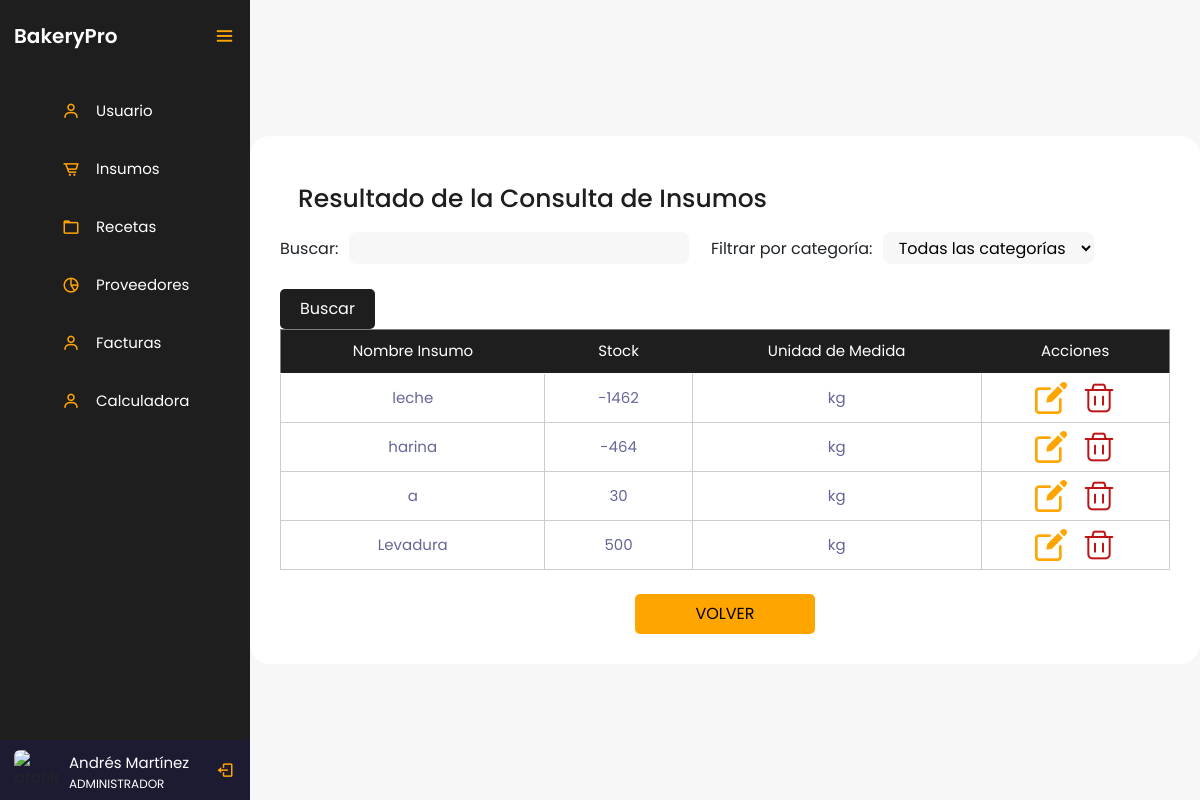
Screenshot of /controlador/Insumos/consultar.php (signed in) with the database file from the repository.
### tables this page shows
CREATE TABLE `tblusuario` (
  `IdUsuario` int(3) NOT NULL,
  `Nombres` varchar(20) NOT NULL,
  `Apellidos` varchar(20) NOT NULL,
  `IdRol` int(3) NOT NULL,
  `Cedula` decimal(10,0) NOT NULL,
  `Telefono` varchar(20) NOT NULL,
  `Password` varchar(10) NOT NULL
);

CREATE TABLE `tblroles` (
  `IdRol` int(3) NOT NULL,
  `Rol` varchar(20) NOT NULL
);

CREATE TABLE `tblinsumos` (
  `IdInsumo` int(3) NOT NULL,
  `NombreInsumo` varchar(30) NOT NULL,
  `Stock` decimal(5,0) NOT NULL,
  `IdUnidadMedida` int(3) NOT NULL,
  `IdCategoria` int(3) NOT NULL
);

CREATE TABLE `tblunidadesmedidas` (
  `IdUnidadMedida` int(3) NOT NULL,
  `medida` varchar(20) NOT NULL
);

### controlador/Insumos/consultar.php (the view, shortened to what this page needs)
<?php
    include '../../modelo/conexion.php';
    $cedula = $_SESSION['cedula'];
    $sql = "SELECT Nombres, Apellidos, Rol FROM tblusuario INNER JOIN tblroles ON tblusuario.IdRol = tblroles.IdRol WHERE Cedula = $cedula";
    $resultado = mysqli_query($conexion, $sql);
    if (mysqli_num_rows($resultado) > 0) {
        $fila = mysqli_fetch_assoc($resultado);
        $nombre = $fila["Nombres"] . " " . $fila["Apellidos"];
        $rol = $fila["Rol"];
    } else {
        $nombre = "Nombre de usuario";
        $rol = "Rol de usuario";
    }
?>
<!DOCTYPE html>
<html lang="en">
<head>
    <link href="https://cdn.jsdelivr.net/npm/bootstrap@5.3.3/dist/css/bootstrap.min.css" rel="stylesheet">
    <link href='https://unpkg.com/boxicons@2.0.7/css/boxicons.min.css' rel='stylesheet'>
    <link rel="stylesheet" href="../../vista/style/styles.css">
</head>
<body>
    <div class="sidebar open">
        <div class="logo-details">
            <a href="../../dashboard.php" class="logo_link">
                <span class="logo_name">BakeryPro</span>
            </a>
            <i class='bx bx-menu' id="btn" ></i>
        </div>
        <ul class="nav-list">
            <li>
                <a href="../../vista/html/usuarios.php">
                    <i class='bx bx-user' ></i>
                    <span class="links_name">Usuario</span>
                </a>
            </li>
            <li>
                <a href="../../vista/html/insumos.php">
                    <i class='bx bx-cart-alt' ></i>
                    <span class="links_name">Insumos</span>
                </a>
            </li>
            <li>
                <a href="../../vista/html/recetas.php">
                    <i class='bx bx-folder' ></i>
                    <span class="links_name">Recetas</span>
                </a>
            </li>
            <li>
                <a href="../../vista/html/proveedores.php">
                    <i class='bx bx-pie-chart-alt-2' ></i>
                    <span class="links_name">Proveedores</span>
                </a>
            </li>
            <li>
                <a href="../../vista/html/facturas.php">
                    <i class='bx bx-user' ></i>
                    <span class="links_name">Facturas</span>
                </a>
            </li>
            <li>
                <a href="../../vista/html/calculadora.php">
                    <i class='bx bx-user' ></i>
                    <span class="links_name">Calculadora</span>
                </a>
            </li>
            <li class="profile">
                <div class="profile-details">
                    <img src="profile.jpg" alt="profileImg">
                    <div class="name_job">
                        <div class="name"><?php echo $nombre; ?></div>
                        <div class="job"><?php echo $rol; ?></div>
                    </div>
                </div>
                <a href="../login/logout.php" id="log_out">
                    <i class='bx bx-log-out'></i>
                </a>
            </li>
        </ul>
    </div>
    <section class="home-section">
        <div class="container">
            <h2 class="titleContainer">Resultado de la Consulta de Insumos</h2>
        <form action="" method="GET">
                <label for="search">Buscar:</label>
                <input type="text" id="search" name="search" class="input-filtro">
                <label for="category">Filtrar por categoría:</label>
                <select id="category" name="category" class="select-filtro">
                    <option value="">Todas las categorías</option>
                </select>
                <button type="submit">Buscar</button>
            </form>
            <?php
                include '../../modelo/conexion.php';
                $sql = "SELECT tblinsumos.IdInsumo, tblinsumos.NombreInsumo, tblinsumos.Stock, tblunidadesmedidas.medida
                        FROM tblinsumos
                        INNER JOIN tblunidadesmedidas ON tblinsumos.IdUnidadMedida = tblunidadesmedidas.IdUnidadMedida";
                $resultado = $conexion->query($sql);
                if ($resultado->num_rows > 0) {
                    echo "<table border='1'>
                            <tr>
                                <th>Nombre Insumo</th>
                                <th>Stock</th>
                                <th>Unidad de Medida</th>
                                <th>Acciones</th>
                            </tr>";
                    while ($fila = $resultado->fetch_assoc()) {
                        echo "<tr>
                                <td>{$fila["NombreInsumo"]}</td>
                                <td>{$fila["Stock"]}</td>
                                <td>{$fila["medida"]}</td>
                                <td>
                                    <a href='editar.php?idInsumo={$fila["IdInsumo"]}'><img src='../../vista/img/editar.png' alt='editar'></a>
                                    <a href='#' class='btn3 btn-danger btn-sm' data-bs-toggle='modal' data-bs-target='#ModalEliminarInsumo' data-bs-id='{$fila['IdInsumo']}'><img src='../../vista/img/eliminar.png' alt='eliminar'></a>
                                    </td>
                            </tr>";
                    }
                    echo "</table>";
                } else {
                    echo "<p>No se encontraron resultados para la búsqueda y filtro proporcionados.</p>";
                }
            ?>
            <br>
            <a href="../../vista/html/insumos.php" class="volverConsultar">VOLVER</a>
        </div>
    </section>
</body>
</html>

### vista/style/styles.css (style rules this page uses)
:root { --orange: #d4894c; --white_trasnparent: #232830; --very-light-pink: #C7C7C7; --text-input-field: #F7F7F7; --hospital-green: #bd1515; --sm: 14px; --md: 16px; --lg: 18px; --yellow: #ffa500; --black: #201e1c; --white: #ffffff; --official-black:#1e1e1e; --official-red:#ffa500; --background-white:#f7f7f7; --card-white:#ffffff; }
* { margin: 0; padding: 0; box-sizing: border-box; font-family: "Poppins" , sans-serif; }
.sidebar { position: fixed; left: 0; top: 0; height: 100%; width: 78px; background: var(--official-black); padding: 6px 14px; z-index: 99; transition: all 0.5s ease; }
.sidebar.open { width: 250px; }
.sidebar .logo-details { height: 60px; display: flex; align-items: center; position: relative; }
.sidebar .logo-details .logo_name { color: #fff; font-size: 20px; font-weight: 600; opacity: 0; transition: all 0.5s ease; }
.sidebar.open .logo-details .icon, .sidebar.open .logo-details .logo_name { opacity: 1; }
.sidebar .logo-details #btn { position: absolute; top: 50%; right: 0; transform: translateY(-50%); font-size: 22px; transition: all 0.4s ease; font-size: 23px; text-align: center; cursor: pointer; transition: all 0.5s ease; }
.sidebar.open .logo-details #btn { text-align: right; }
.sidebar i { color: var(--official-red); height: 60px; min-width: 50px; font-size: 28px; text-align: center; line-height: 60px; }
.sidebar .nav-list { margin-top: 20px; height: 100%; }
.sidebar li { position: relative; margin: 8px 0; list-style: none; }
.sidebar li a { display: flex; height: 100%; width: 100%; border-radius: 12px; align-items: center; text-decoration: none; transition: all 0.4s ease; }
.sidebar li a .links_name { color: #fff; font-size: 15px; font-weight: 400; white-space: nowrap; opacity: 0; pointer-events: none; transition: 0.4s; }
.sidebar.open li a .links_name { opacity: 1; pointer-events: auto; }
.sidebar li i { height: 50px; line-height: 50px; font-size: 18px; border-radius: 12px; }
.sidebar li.profile { position: fixed; height: 60px; width: 78px; left: 0; bottom: -8px; padding: 10px 14px; background: #1d1b31; transition: all 0.5s ease; overflow: hidden; }
.sidebar.open li.profile { width: 250px; }
.sidebar li .profile-details { display: flex; align-items: center; flex-wrap: nowrap; }
.sidebar li img { height: 45px; width: 45px; object-fit: cover; border-radius: 6px; margin-right: 10px; }
.sidebar li.profile .name, .sidebar li.profile .job { font-size: 15px; font-weight: 400; color: #fff; white-space: nowrap; }
.sidebar li.profile .job { font-size: 12px; }
.sidebar .profile #log_out { position: absolute; top: 50%; right: 0; transform: translateY(-50%); background: #1d1b31; width: 100%; height: 60px; line-height: 60px; border-radius: 0px; transition: all 0.5s ease; }
.sidebar.open .profile #log_out { width: 50px; background: none; }
.logo_link { text-decoration: none; }
.home-section { position: relative; background: var(--background-white); min-height: 100vh; display: flex; top: 0; left: 78px; width: calc(100% - 78px); transition: all 0.5s ease; z-index: 2; justify-content: center; align-items: center; }
.sidebar.open ~ .home-section { left: 250px; width: calc(100% - 250px); }
.titleContainer { color: var(--official-black); font-size: 25px; font-weight: 500; margin: 18px }
.volverConsultar { height: 40px; width: 180px; display: flex; justify-content: center; background: var(--yellow); border-radius: 5px; align-items: center; margin: auto; }
.container { height: auto; background: var(--card-white); padding: 30px; border-radius: 20px; }
.btn3 { height: 40px; border: none; border-radius: 5px; transition: 1s; cursor: pointer; margin: 0 auto; }
table { font-size: 15px; width: 100%; text-align: center; border-collapse: collapse; }
th { font-size: 15px; font-weight: normal; padding: 8px; background: var(--official-black); border-bottom: 1px solid #fff; color: #fff; padding: 10px 30px; }
td { padding: 8px; background: #ffffff7d; border: 1px solid #cdcdcd; color: #669; border-top: 1px solid transparent; }
a { text-decoration: none; color: black; }
tbody tr td img { margin: 0 6px; }
.input-filtro, .select-filtro { background-color: var(--text-input-field); border: none; border-radius: 8px; height: 32px; font-size: var(--md); padding: 6px 12px; margin: 0px 18px 25px 6px; }
.container button[type="submit"] { padding: 8px 20px; background-color: var(--official-black); color: #fff; border: none; border-radius: 5px; cursor: pointer; }

### rows the page displays
tblusuario: nombre "Andrés Martínez", IdRol.Rol "ADMINISTRADOR"
tblinsumos: NombreInsumo "leche", Stock "-1462", IdUnidadMedida.medida "kg"
tblinsumos: NombreInsumo "harina", Stock "-464", IdUnidadMedida.medida "kg"
tblinsumos: NombreInsumo "a", Stock "30", IdUnidadMedida.medida "kg"
tblinsumos: NombreInsumo "Levadura", Stock "500", IdUnidadMedida.medida "kg"
